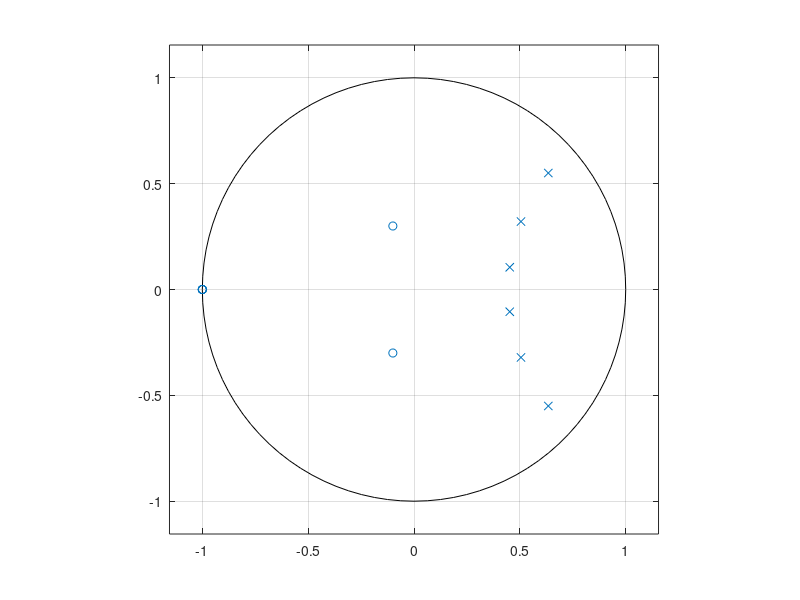

This chart was generated by the following MATLAB code:
sos = [0.007378, 2* 0.0007378, 0.0007378, 1 , -1.2686, 0.7051;
1,2,1,1,-1.0106,0.3583;
1,2,1,1,-0.9044,0.2155];
[b,a] = sos2tf(sos);
b
a
[z,p,k] = tf2zp(b,a);
z
p
k
zplane(b,a);
